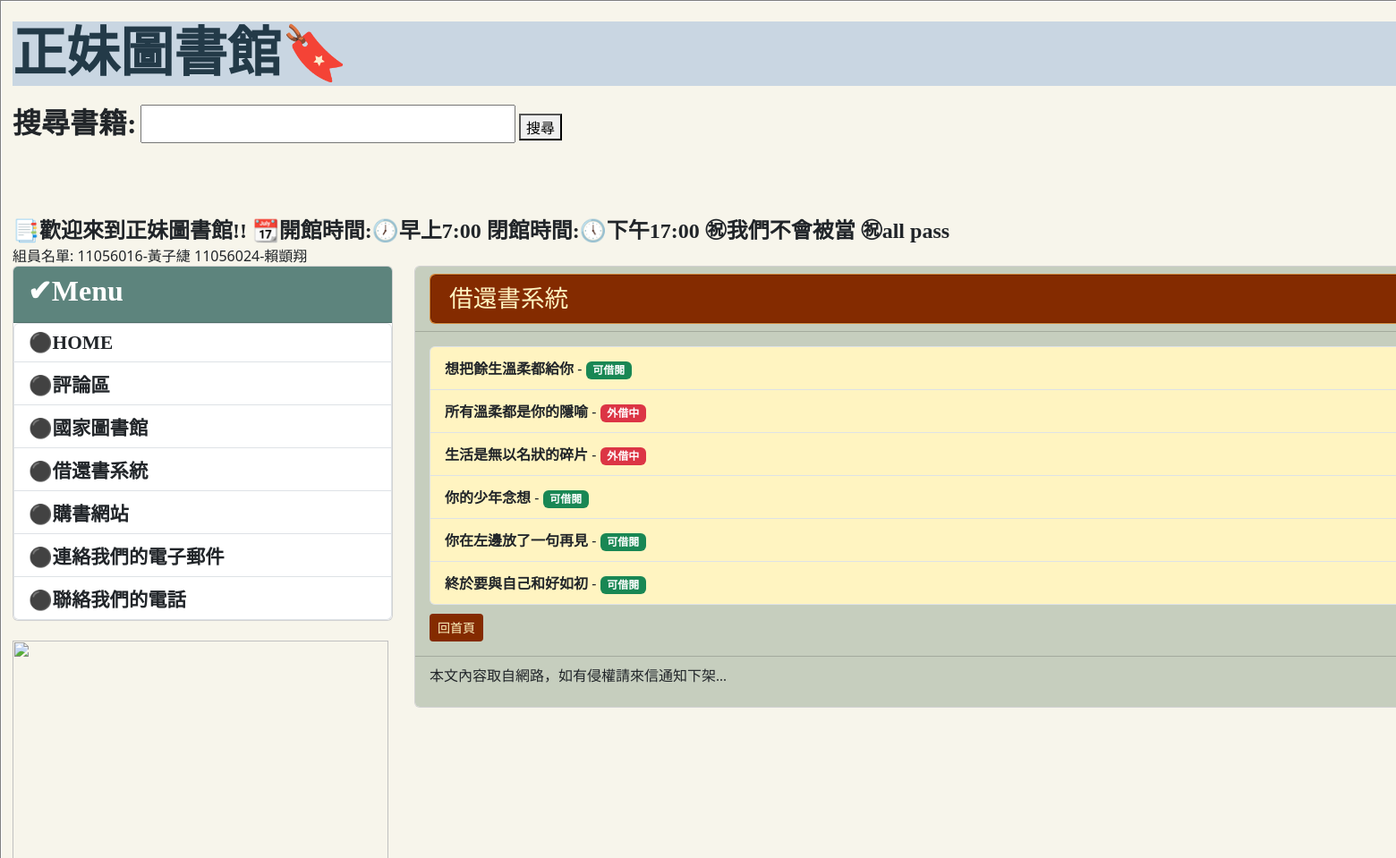
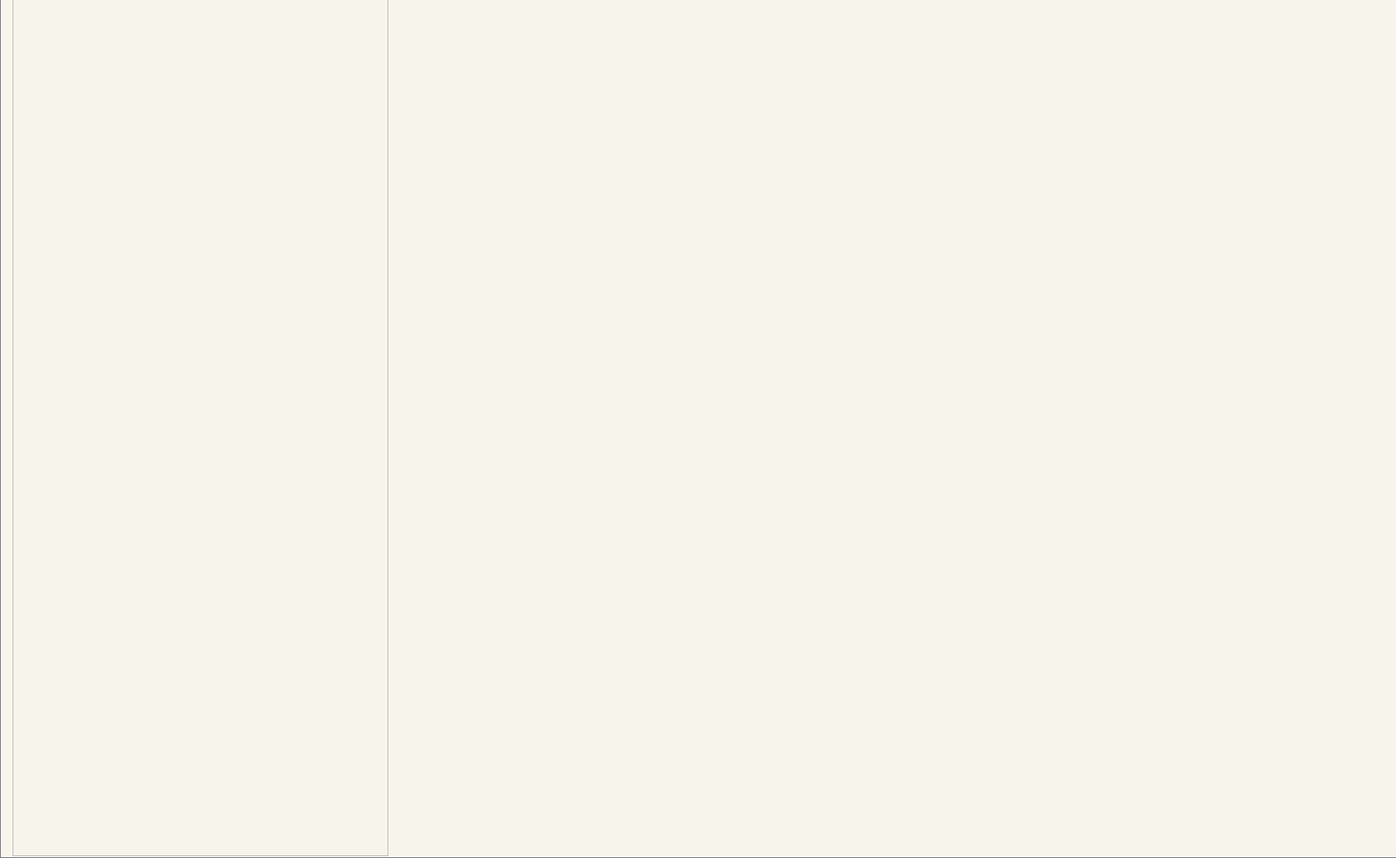
The page /book_list/ on the database its author committed (2 pictures, top to bottom).
### mysite/models.py (models this page shows, shortened)
class Post(models.Model):
    title = models.CharField(max_length=200)
    slug = models.CharField(max_length=200)
    body = models.TextField()
    pub_date = models.DateTimeField(auto_now_add=True)
    isBorrow = models.BooleanField(("外借中"),default=False)
    class Meta:
        ordering = ('-pub_date',)

### mysite/views.py (the view)
# urls.py: path('book_list/', mv.book_list, name='book_list'),
def book_list(request):
    books = Post.objects.all()
    return render(request, 'book_list.html', {'books': books})

### templates/book_list.html (shortened to what this page needs)
{% extends "base.html" %}
{% block headmessage %}
    <div class="card" style="background-color:#FFA042;">
        <div class="card"; style="background-color:#842B00;">
            <h3 style="font-family:微軟正黑體; font-size: 20pt; color:#FFF4C1; margin-left: 10px; margin-bottom: 0px; padding: 10px">借還書系統
            </h3>
        </div>
    </div>
{% endblock %}
{% block content %}
    {% if books %}
        <ul class="list-group">
            {% for book in books %}
                <li class="list-group-item d-flex justify-content-between align-items-center" style="background-color:#FFF4C1;">
                    <div>
                        <strong>{{ book.title }}</strong> - {{ book.write }}
                        {% if book.isBorrow %}
                            <span class="badge bg-danger">外借中</span>
                        {% else %}
                            <span class="badge bg-success">可借閱</span>
                        {% endif %}
                    </div>
                </li>
            {% endfor %}
        </ul>
    {% else %}
        <p>No books available.</p>
    {% endif %}
    <a class="btn btn-sm" style="background-color:#842B00; color: #FFF4C1; margin-top: 10px;" href='/'>回首頁</a>
{% endblock %}

### rows shown on the page
Post: title "想把餘生溫柔都給你", isBorrow "可借閱"
Post: title "所有溫柔都是你的隱喻", isBorrow "外借中"
Post: title "生活是無以名狀的碎片", isBorrow "外借中"
Post: title "你的少年念想", isBorrow "可借閱"
Post: title "你在左邊放了一句再見", isBorrow "可借閱"
Post: title "終於要與自己和好如初", isBorrow "可借閱"
